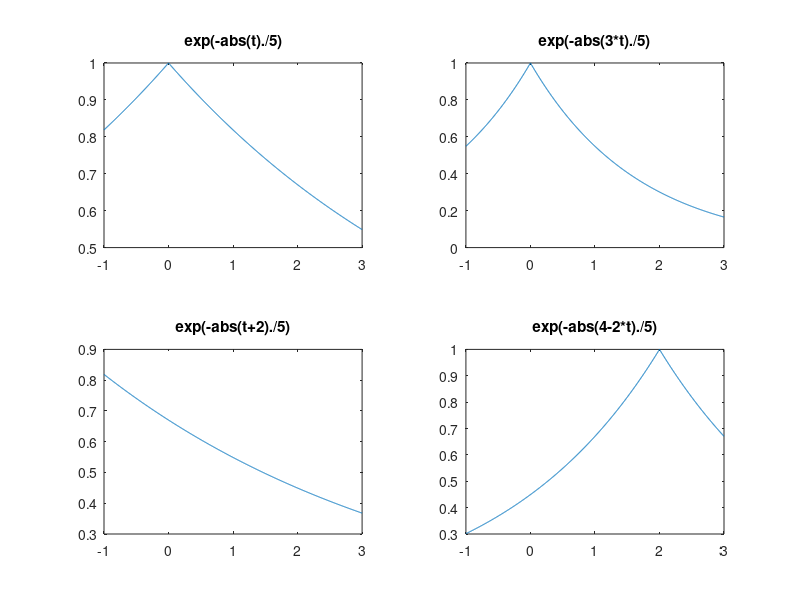
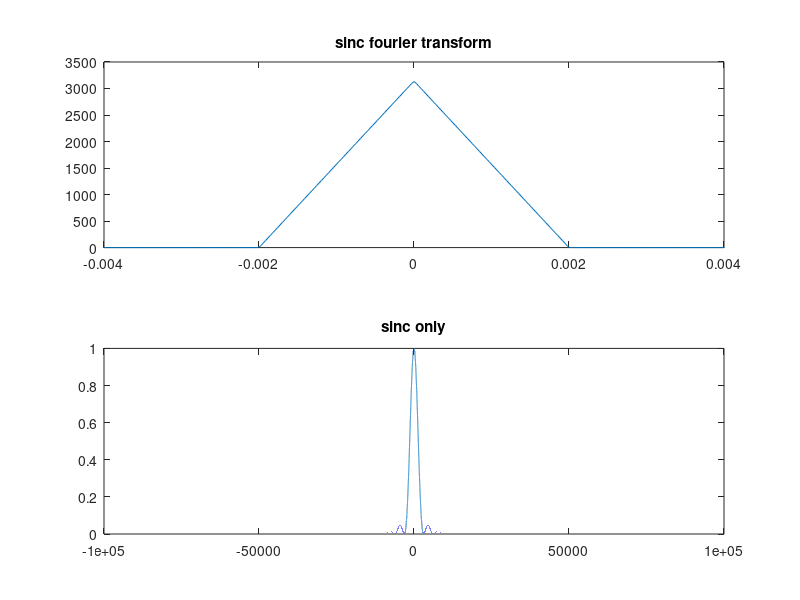
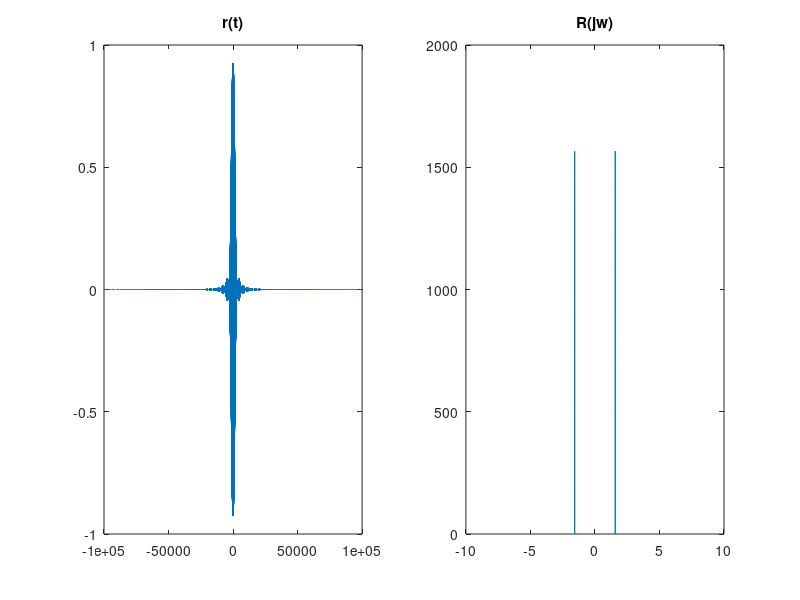

The MATLAB source for these figures, in order: (Note: this script raises an error after producing the figures.)
%%Q1
fs=1000;
t1=linspace(-1,3,fs);
y=exp(-abs(t1)./5);
subplot(2,2,1);
plot(t1,y);
title("exp(-abs(t)./5)")
subplot(2,2,2);
y1=exp(-abs(3*t1)./5);
plot(t1,y1);
title("exp(-abs(3*t)./5)")
subplot(2,2,3);
y2=exp(-abs(t1+2)./5);
plot(t1,y2);
title("exp(-abs(t+2)./5)")
subplot(2,2,4);
y3=exp(-abs(4-2*t1)./5);
plot(t1,y3);
title("exp(-abs(4-2*t)./5)")
%%Q2
%%a
fs=2;
Ts=1/fs;
t2=linspace(-100000,100000,200000*fs);
z=(10^(-3)).*t2;
m=(sin(z)./z).^2;
M=Ts*fftshift(fft(m));
n=length(m);
f=(-n/2:n/2-1)*(fs/n);
w=2*pi*f;
figure(2)
subplot(2,1,1)
plot(w,abs(M));
title("sinc fourier transform")
xlim([-0.004,0.004]);
subplot(2,1,2);
plot(t2,m);
title("sinc only")
%%b
x=2*pi*100000*t2;
r=m.*cos(x);
figure(3);
subplot(1,2,1);
plot(t2,r);
title("r(t)")
subplot(1,2,2);
R=Ts*fftshift(fft(r));
plot(w,abs(R));
title("R(jw)")
%%Q3
T0=pi;
w0=(2*pi)/T0;
e=exp(-t);
n=-20:20;
Dn=1/T0*int(e*exp(-(j*n*w0*t)),t,0,pi);
figure(6)
subplot(1,2,1)
stem(n,abs(Dn));
subplot(1,2,2)
stem(n,angle(Dn));
